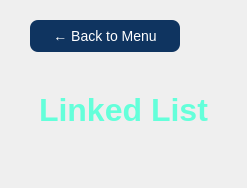
     <widget class="QWidget" name="linkedListPage">
      <property name="styleSheet">
       <string notr="true">QWidget#linkedListPage {
    background-color: #1a1a2e;
    }</string>
      </property>
      <layout class="QVBoxLayout" name="linkedListPageLayout">
       <property name="spacing">
        <number>20</number>
       </property>
       <property name="leftMargin">
        <number>30</number>
       </property>
       <property name="topMargin">
        <number>20</number>
       </property>
       <property name="rightMargin">
        <number>30</number>
       </property>
       <property name="bottomMargin">
        <number>20</number>
       </property>
       <item>
        <widget class="QPushButton" name="backButtonLinkedList">
         <property name="text">
          <string>← Back to Menu</string>
         </property>
         <property name="maximumSize">
          <size>
           <width>150</width>
           <height>40</height>
          </size>
         </property>
         <property name="styleSheet">
          <string notr="true">QPushButton {
    background-color: #0f3460;
    color: white;
    border: none;
    border-radius: 8px;
    font-size: 14px;
    padding: 8px 15px;
}

QPushButton:hover {
    background-color: #1a5fb4;
}</string>
         </property>
        </widget>
       </item>
       <item>
        <widget class="QLabel" name="linkedListPageTitle">
         <property name="text">
          <string>Linked List</string>
         </property>
         <property name="styleSheet">
          <string notr="true">color: #64ffda;
font-size: 32px;
font-weight: bold;
padding: 20px 0;</string>
         </property>
        </widget>
       </item>
       <item>
        <widget class="QWidget" name="linkedListContentContainer" native="true">
         <property name="styleSheet">
          <string notr="true">QWidget#linkedListContentContainer {
    background-color: transparent;
}</string>
         </property>
         <layout class="QVBoxLayout" name="linkedListContentLayout">
          <property name="spacing">
           <number>0</number>
          </property>
          <property name="leftMargin">
           <number>0</number>
          </property>
          <property name="topMargin">
           <number>0</number>
          </property>
          <property name="rightMargin">
           <number>0</number>
          </property>
          <property name="bottomMargin">
           <number>0</number>
          </property>
         </layout>
        </widget>
       </item>
      </layout>
     </widget>
